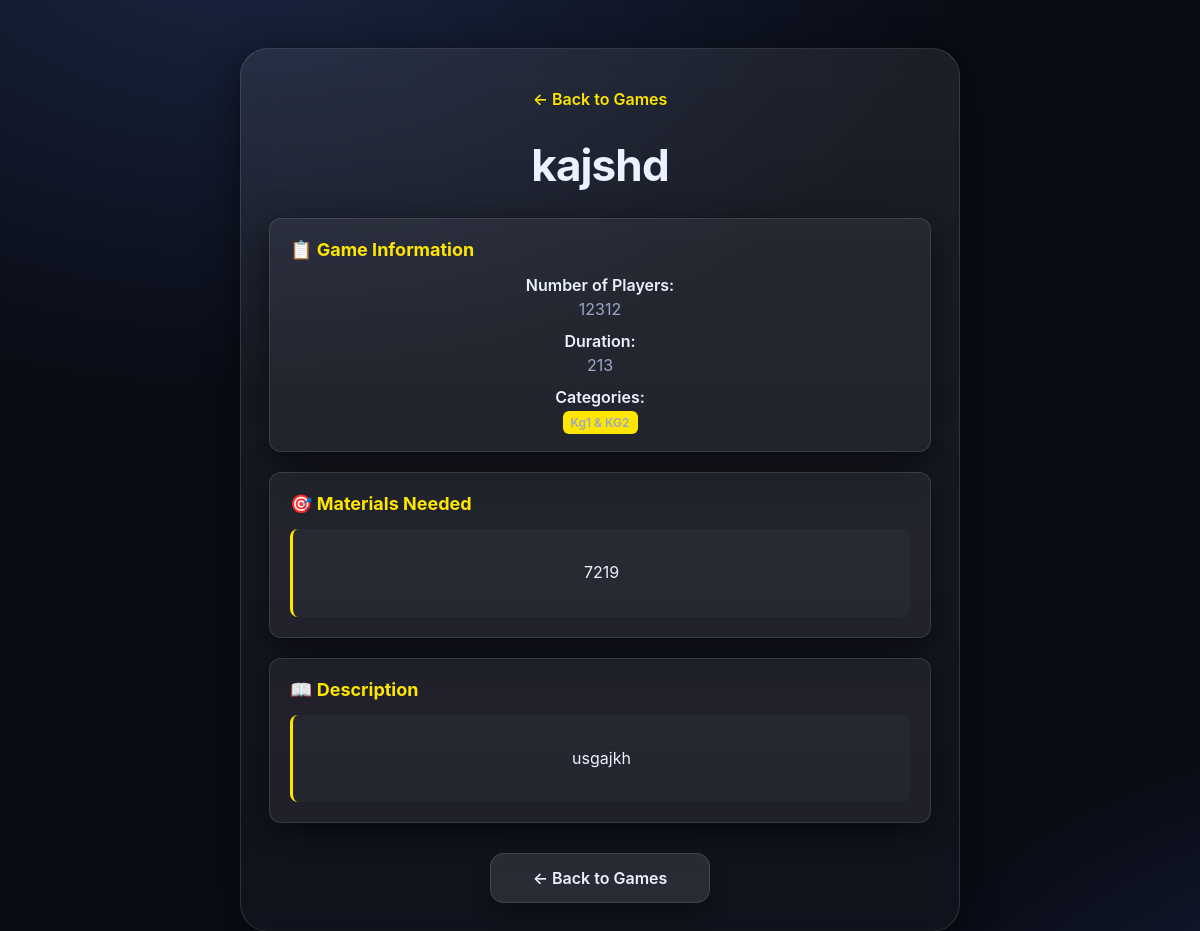
Page /game/4/ on the committed database.
### Games/models.py (models this page shows, shortened)
class Game(models.Model):
    name = models.CharField(max_length=200)
    description = models.TextField()
    materials = models.TextField(blank=True, null=True)
    number_of_players = models.CharField(max_length=50)  # e.g. "5-10 players"
    time = models.CharField(max_length=50)  # e.g. "30 minutes"
    video_link = models.URLField(blank=True, null=True)
    folders = models.ManyToManyField(Folder, related_name="games")

class Folder(models.Model):
    name = models.CharField(max_length=100, unique=True)

### Games/views.py (the view)
# urls.py: path('game/<int:game_id>/', views.game_detail, name='game_detail'),
def game_detail(request, game_id: int):
    try:
        game = get_object_or_404(Game, pk=game_id)
        folders = list(game.folders.all())
        return render(request, 'game_detail.html', {
            'game': game,
            'folders': folders,
        })
    except Game.DoesNotExist:
        return render(request, 'game_detail.html', {
            'error': 'Game not found'
        })
    except Exception as e:
        print(f"Error in game_detail view: {e}")
        return render(request, 'game_detail.html', {
            'error': 'Unable to load game details'
        })

### templates/game_detail.html (shortened to what this page needs)
{% load static %}
<!DOCTYPE html>
<html lang="en">
<head>
  <link rel="stylesheet" href="{% static 'css/home.css' %}" />
  <link rel="stylesheet" href="{% static 'css/styles.css' %}" />
</head>
<body>
  <div class="hero">
    <div class="card">
      <div class="game-header">
        <a href="{% url 'home' %}" class="back-btn">← Back to Games</a>
        <h1 class="title">{{ game.name }}</h1>
      </div>
      {% if error %}
        <div class="error-message">
          <h2>Game Not Found</h2>
          <p>{{ error }}</p>
          <a href="{% url 'home' %}" class="btn btn-primary">Return to Games</a>
        </div>
      {% else %}
        <div class="game-details">
          <div class="detail-section">
            <h3>📋 Game Information</h3>
            <div class="detail-grid">
              <div class="detail-item">
                <strong>Number of Players:</strong>
                <span>{{ game.number_of_players }}</span>
              </div>
              <div class="detail-item">
                <strong>Duration:</strong>
                <span>{{ game.time }}</span>
              </div>
              <div class="detail-item">
                <strong>Categories:</strong>
                <span>
                  {% if folders %}
                    {% for folder in folders %}
                      <span class="folder-tag">{{ folder.name }}</span>{% if not forloop.last %}, {% endif %}
                    {% endfor %}
                  {% else %}
                    No categories assigned
                  {% endif %}
                </span>
              </div>
            </div>
          </div>
          {% if game.materials %}
          <div class="detail-section">
            <h3>🎯 Materials Needed</h3>
            <div class="materials-content">
              {{ game.materials|linebreaks }}
            </div>
          </div>
          {% endif %}
          {% if game.description %}
          <div class="detail-section">
            <h3>📖 Description</h3>
            <div class="description-content">
              {{ game.description|linebreaks }}
            </div>
          </div>
          {% endif %}
          <div class="game-actions">
            <a href="{% url 'home' %}" class="btn btn-secondary">← Back to Games</a>
          </div>
        </div>
      {% endif %}
    </div>
  </div>
</body>
</html>

### static/css/styles.css (style rules this page uses)
:root { --bg: #0a0c16; --card: rgba(255,255,255,0.06); --card-border: rgba(255,255,255,0.12); --text: #eaf2ff; --muted: #9aa6c8; --accent: #ffe600; --accent-2: #00cfff; --accent-3: #ff0077; --shadow: 0 10px 35px rgba(0,0,0,0.55); }
* { box-sizing:border-box }
html,body { height:100% }
body { margin:0; font-family: 'Inter', system-ui, -apple-system, Segoe UI, Roboto, Arial, sans-serif; color:var(--text); background: radial-gradient(1200px 800px at 20% -10%, #192642 0%, rgba(25,38,66,0) 60%), radial-gradient(1000px 700px at 120% 120%, #1a294d 0%, rgba(26,41,77,0) 60%), var(--bg); }
.hero { position:relative; min-height:100%; display:grid; place-items:center; overflow:hidden; padding:48px 20px 32px; }
.card { position:relative; width:min(720px, 92vw); padding:40px 28px 28px; background: linear-gradient(180deg, rgba(255,255,255,.08), rgba(255,255,255,.03)); border:1px solid var(--card-border); border-radius:28px; box-shadow: var(--shadow); backdrop-filter: blur(12px); text-align:center; }
.title { margin:18px 0 6px; font-size: clamp(28px, 6vw, 44px); line-height:1.05; letter-spacing:-0.02em; }
.btn { display:inline-flex; align-items:center; justify-content:center; gap:10px; min-width: 220px; padding:14px 18px; border-radius:14px; text-decoration:none; font-weight:600; transition: transform .18s ease, box-shadow .18s ease, background .18s ease; outline-offset: 3px; border: 1px solid rgba(255,255,255,.12); box-shadow: 0 8px 20px rgba(0,0,0,.35); }

### templates/game_detail.html (style rules this page uses)
.game-header { margin-bottom: 30px; text-align: center; }
.back-btn { display: inline-block; color: var(--accent); text-decoration: none; margin-bottom: 15px; font-weight: 600; transition: color 0.2s ease; }
.game-details { max-width: 800px; margin: 0 auto; }
.detail-section { background: rgba(255, 255, 255, 0.05); border: 1px solid var(--card-border); border-radius: 12px; padding: 20px; margin-bottom: 20px; box-shadow: var(--shadow); }
.detail-section h3 { margin: 0 0 15px 0; color: var(--accent); font-size: 18px; display: flex; align-items: center; gap: 8px; }
.detail-grid { display: grid; gap: 12px; }
.detail-item { display: flex; flex-direction: column; gap: 4px; }
.detail-item strong { color: var(--text); font-weight: 600; }
.detail-item span { color: var(--muted); }
.folder-tag { background: var(--accent); color: white; padding: 4px 8px; border-radius: 6px; font-size: 12px; font-weight: 600; }
.materials-content, .description-content { color: var(--text); line-height: 1.6; background: rgba(255, 255, 255, 0.03); padding: 15px; border-radius: 8px; border-left: 3px solid var(--accent); }
.game-actions { display: flex; gap: 15px; justify-content: center; margin-top: 30px; flex-wrap: wrap; }
.btn-secondary { background: rgba(255, 255, 255, 0.1); color: var(--text); border: 1px solid var(--card-border); }

### rows in the picture
Game: name "kajshd", number_of_players "12312", time "213", materials "7219", description "usgajkh"
Folder: name "Kg1 & KG2"
